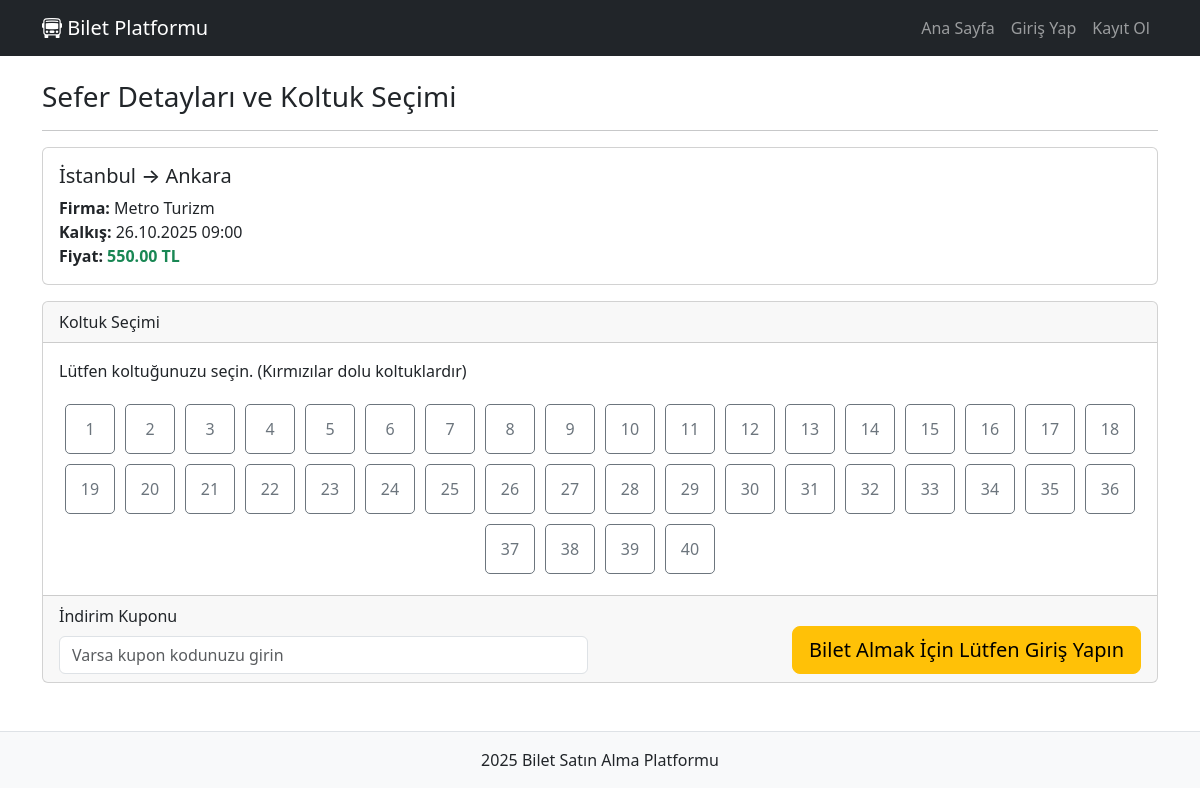
The page /trip/1 on the database its author committed.
### tables this page shows
CREATE TABLE Trips (
            id INTEGER PRIMARY KEY AUTOINCREMENT,
            company_id INTEGER NOT NULL,
            departure_city TEXT NOT NULL,
            arrival_city TEXT NOT NULL,
            departure_time DATETIME NOT NULL,
            arrival_time DATETIME NOT NULL,
            price REAL NOT NULL,
            seat_count INTEGER NOT NULL DEFAULT 40,
            FOREIGN KEY (company_id) REFERENCES Companies(id) ON DELETE CASCADE
        );

CREATE TABLE Companies (
            id INTEGER PRIMARY KEY AUTOINCREMENT,
            name TEXT NOT NULL UNIQUE,
            created_at TIMESTAMP DEFAULT CURRENT_TIMESTAMP
        );

### app/controllers/TripController.php (called while the page is built, shortened)
<?php
class TripController {
    private $db;
    public function __construct() {
        $this->db = (new Database())->getConnection();
    }
    public function show($id) {
        $stmt = $this->db->prepare("
            SELECT T.*, C.name as company_name
            FROM Trips T
            JOIN Companies C ON T.company_id = C.id
            WHERE T.id = ?
        ");
        $stmt->execute([$id]);
        $trip = $stmt->fetch();
        $stmt = $this->db->prepare("SELECT seat_number FROM Bookings WHERE trip_id = ? AND status = 'ACTIVE'");
        $stmt->execute([$id]);
        $booked_seats = $stmt->fetchAll(PDO::FETCH_COLUMN);
        load_view('trip_detail', ['trip' => $trip, 'booked_seats' => $booked_seats]);
    }
}

### app/config/Database.php (called while the page is built)
<?php
class Database {
    private $dbPath = __DIR__ . '/../../database/bus_ticket.sqlite';
    private $connection = null;
    public function getConnection() {
        if ($this->connection == null) {
            try {
                $this->connection = new PDO("sqlite:" . $this->dbPath);
                $this->connection->setAttribute(PDO::ATTR_ERRMODE, PDO::ERRMODE_EXCEPTION);
                $this->connection->setAttribute(PDO::ATTR_DEFAULT_FETCH_MODE, PDO::FETCH_ASSOC);
                $this->connection->exec('PRAGMA foreign_keys = ON;');
            } catch (PDOException $e) {
                die("Bağlantı hatası: " . $e->getMessage());
            }
        }
        return $this->connection;
    }
}

### app/config/init.php (called while the page is built, shortened)
<?php
require_once __DIR__ . '/Database.php';
function e($string) {
    return htmlspecialchars($string, ENT_QUOTES, 'UTF-8');
}

### app/views/trip_detail.php (the view, shortened to what this page needs)
<h3>Sefer Detayları ve Koltuk Seçimi</h3>
<hr>
<div class="card mb-3">
    <div class="card-body">
        <h5 class="card-title"><?php echo e($trip['departure_city']); ?> &rarr; <?php echo e($trip['arrival_city']); ?></h5>
        <p class="card-text">
            <strong>Firma:</strong> <?php echo e($trip['company_name']); ?><br>
            <strong>Kalkış:</strong> <?php echo date('d.m.Y H:i', strtotime($trip['departure_time'])); ?><br>
            <strong>Fiyat:</strong> <span class="text-success fw-bold"><?php echo e(number_format($trip['price'], 2)); ?> TL</span>
        </p>
    </div>
</div>
<form action="<?php echo BASE_URL . 'trip/buy/' . $trip['id']; ?>" method="POST">
    <div class="card">
        <div class="card-header">Koltuk Seçimi</div>
        <div class="card-body">
            <p>Lütfen koltuğunuzu seçin. (Kırmızılar dolu koltuklardır)</p>
            <div class="d-flex flex-wrap justify-content-center">
                <?php for ($i = 1; $i <= $trip['seat_count']; $i++): ?>
                    <?php $is_booked = in_array($i, $booked_seats); ?>
                    <label
                        for="seat-<?php echo $i; ?>"
                        class="btn btn-outline-secondary seat d-flex align-items-center justify-content-center <?php if ($is_booked) echo 'booked'; ?>"
                        title="<?php if ($is_booked) echo 'Dolu'; else echo 'Koltuk ' . $i; ?>">
                        <?php echo $i; ?>
                    </label>
                <?php endfor; ?>
            </div>
        </div>
        <div class="card-footer">
            <div class="row align-items-end">
                <div class="col-md-6">
                    <label for="coupon_code" class="form-label">İndirim Kuponu</label>
                    <input type="text" name="coupon_code" id="coupon_code" class="form-control" placeholder="Varsa kupon kodunuzu girin">
                </div>
                <div class="col-md-6 text-end">
                    <?php if (isset($_SESSION['user_id'])): ?>
                        <button type="submit" class="btn btn-success btn-lg">Satın Al</button>
                    <?php else: ?>
                        <a href="<?php echo BASE_URL; ?>login" class="btn btn-warning btn-lg">Bilet Almak İçin Lütfen Giriş Yapın</a>
                    <?php endif; ?>
                </div>
            </div>
        </div>
    </div>
</form>

### app/views/trip_detail.php (style rules this page uses)
.seat { width: 50px; height: 50px; margin: 5px; border-radius: 5px; cursor: pointer; }

### rows shown on the page
trips: departure_city "İstanbul", arrival_city "Ankara", company.name "Metro Turizm", departure_time "26.10.2025 09:00", price "550.00"
